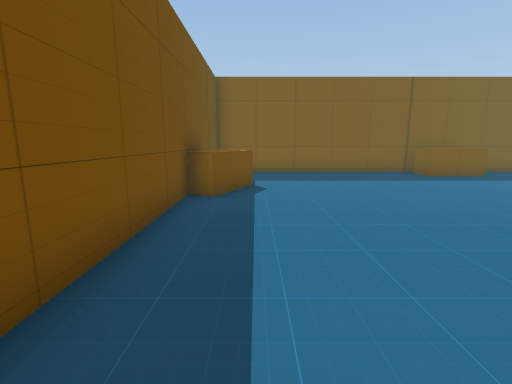
View 1 (above)

24 first-person views from a walk through a Unity game level. The camera is 1.2 m above the floor, tilts 10° down and sees 85° across. The floor is counted in squares, 1 m on a side. Each view is taken from the middle of a square. On the plan, view 1 faces up. The plan holds only what a view shows up to about 13 squares ahead; the rest is blank. The place goes on beyond the plan. The player character is not drawn. Some surface patterns are stand-ins.

View 2
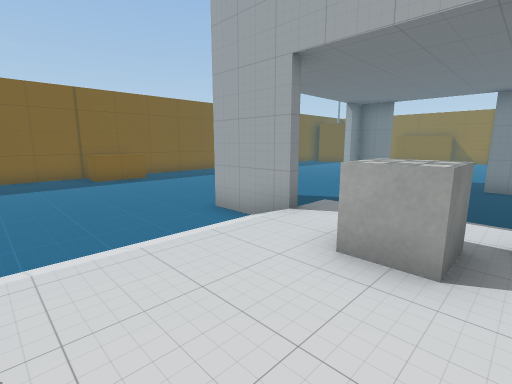

View 3
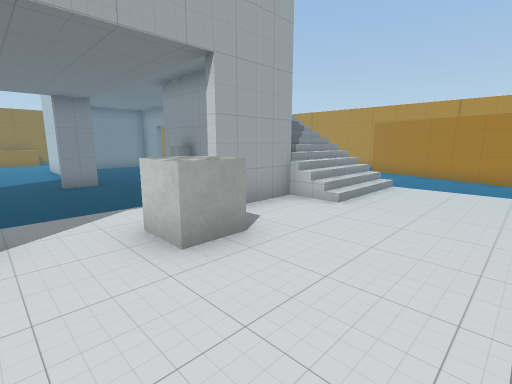

View 4
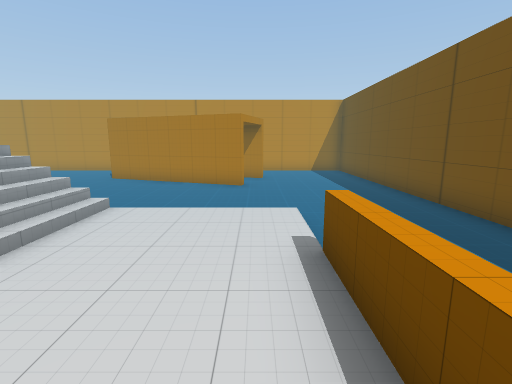

View 5
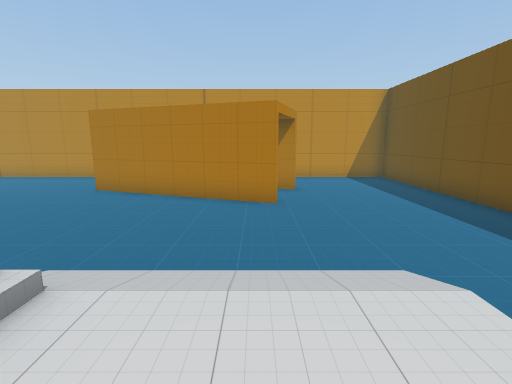

View 6
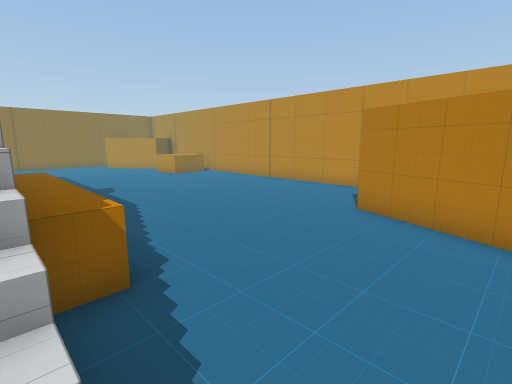

View 7
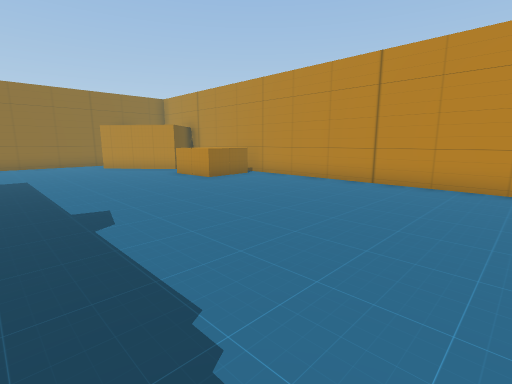

View 8
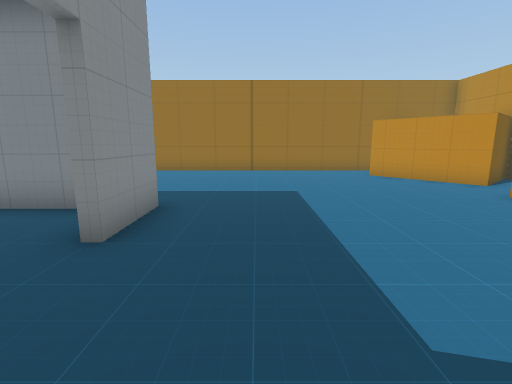

View 9
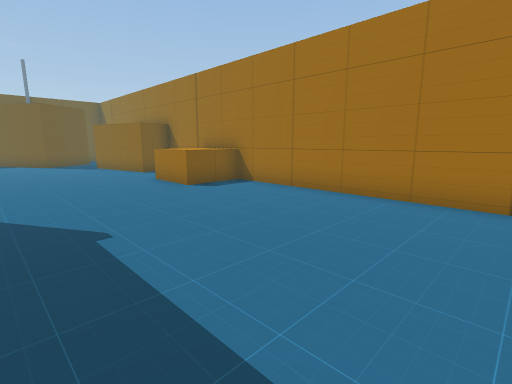

View 10
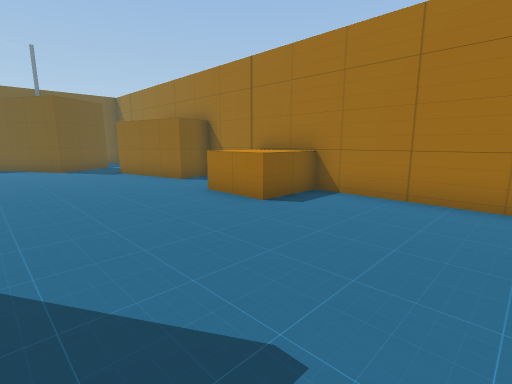

View 11
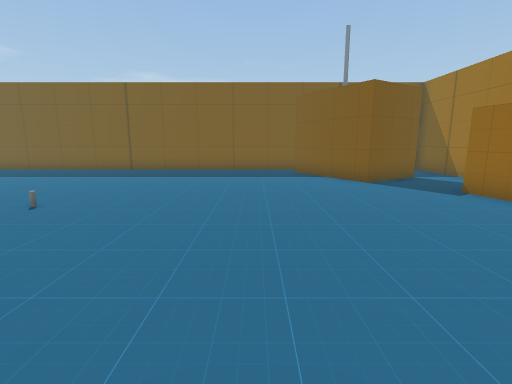

View 12
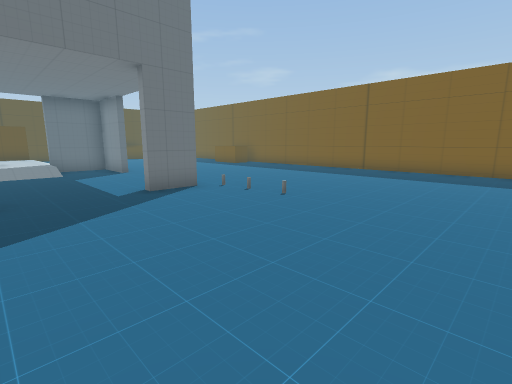

View 13
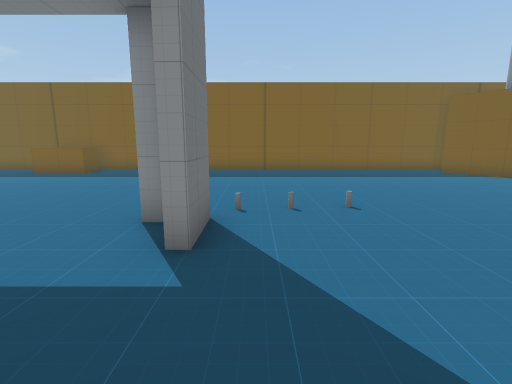

View 14
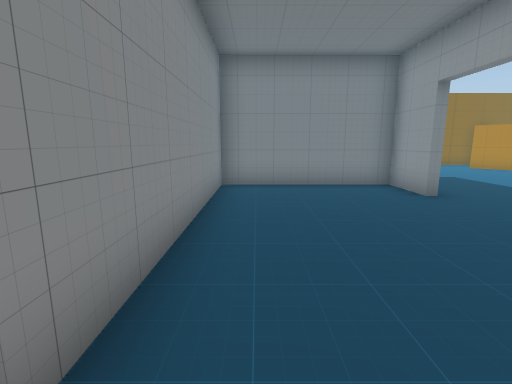

View 15
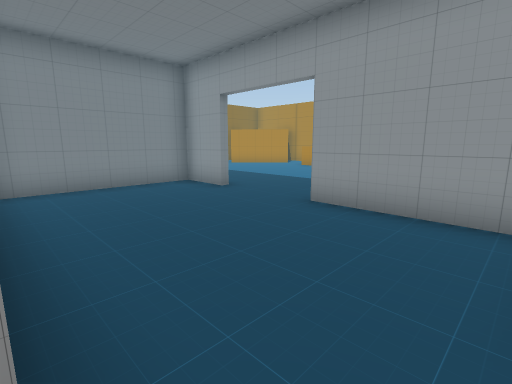

View 16
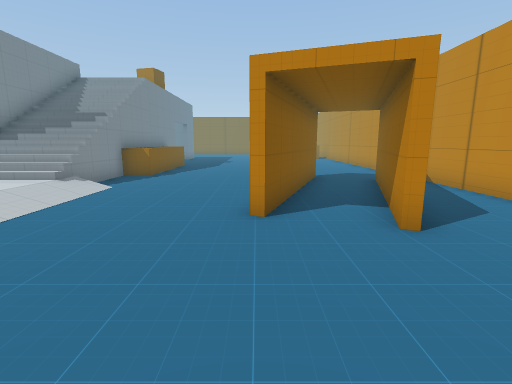

View 17
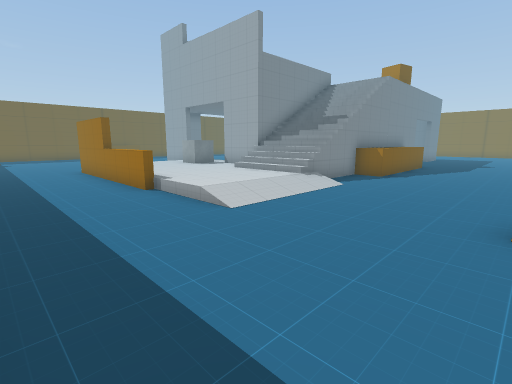

View 18
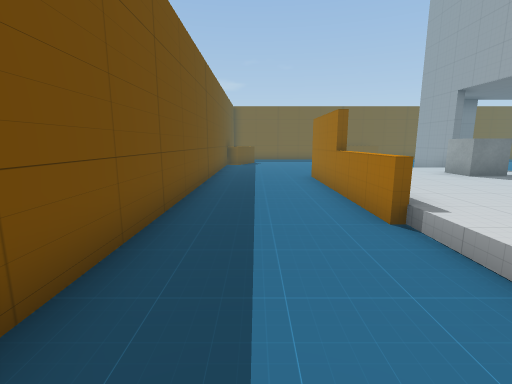

View 19
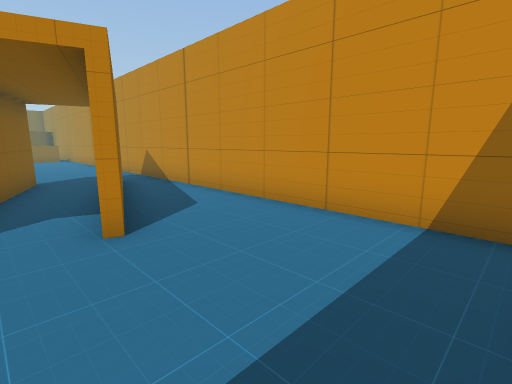

View 20
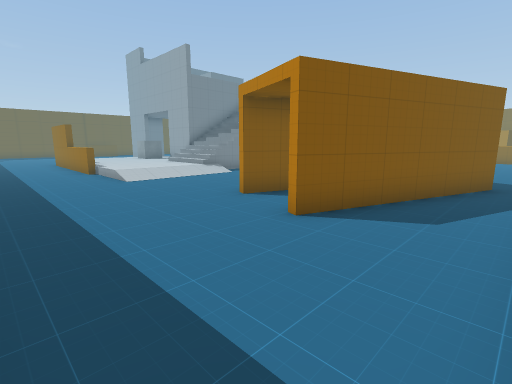

View 21
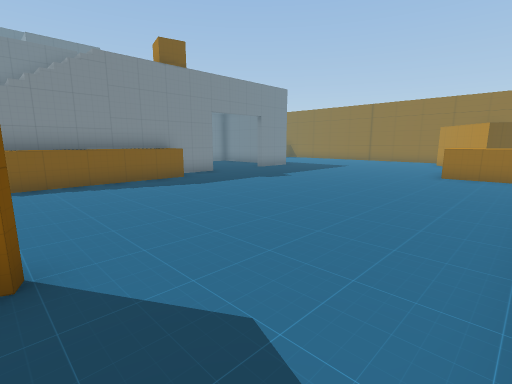

View 22
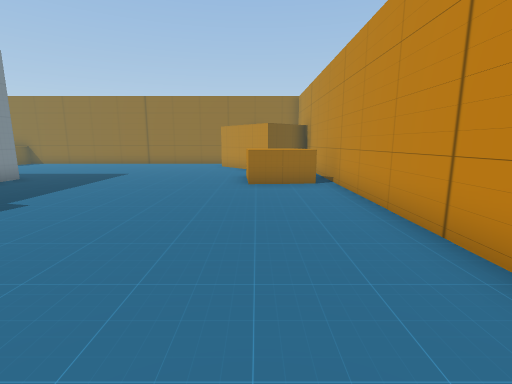

View 23
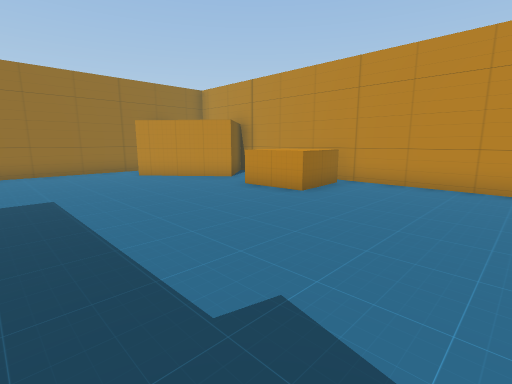

View 24
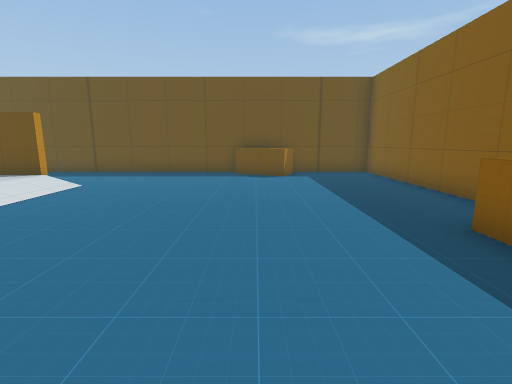

### Floor plan
Key: @ floor where view 1 was taken; # wall or solid block; x gap in a wall; . main floor; : floor 0.25 m higher than the main floor; / step, stairs or slope; = window, fence, low wall or low ledge; v drop or lower ground; O other object.
Columns run from 2 left of view 1 to 28 right of it. Each row starts with its distance up from view 1.
 12 ##########################    #
 11 #.......OOO..............     #
 10 #.......OOO..............O   .#
  9 #.........................O O.#
  8 #OO.......................OOO.
  7 #O............................
  6 #O..........................O
  5 #...........................O
  4 #............................O
  3 #........###....#............OO
  2 #........#......#............O#
  1 #...#::::///..................#
  0 #.@.#::::::/................OOO
 -1 #...#:::OO: ....#...........OO#
 -2 #...#::::x: ....########....OOO
 -3 #...=::::#    .........#......#
 -4 #...=:::/######........#......#
 -5 #...=:::///////........#......#
 -6 #.../:::///////........#......#
 -7 #.../:::/#v/vvvO###...##......#
 -8 #..........OOOOOO.............#
 -9 #.............................#
-10 #.............................#
-11 #.............................#
-12 #.....O.......................#
-13 #......OOO..................O.#
-14 #....OO...OO...............OO #
-15 #.....OOO.............OOO.OO
-16 #.......OOO...........OOO.OO
-17 #......................OO  O
-18 ###########################

Positions as (right, up) in squares from view 1, and headings:
1: (0, 0), facing up
2: (3, -2), facing up-right
3: (3, 1), facing down-right
4: (3, -2), facing down
5: (4, -5), facing down
6: (6, -7), facing down-right
7: (12, -9), facing down-right
8: (16, -9), facing right
9: (22, -9), facing up-right
10: (22, -6), facing up-right
11: (21, -1), facing up
12: (21, -1), facing up-left
13: (15, -1), facing up
14: (13, -3), facing right
15: (13, -2), facing down-right
16: (-1, -12), facing right
17: (-1, -12), facing up-right
18: (0, -9), facing up
19: (-1, -13), facing down-right
20: (-1, -17), facing up-right
21: (9, -17), facing up-right
22: (12, -15), facing right
23: (16, -9), facing down-right
24: (10, 7), facing left
